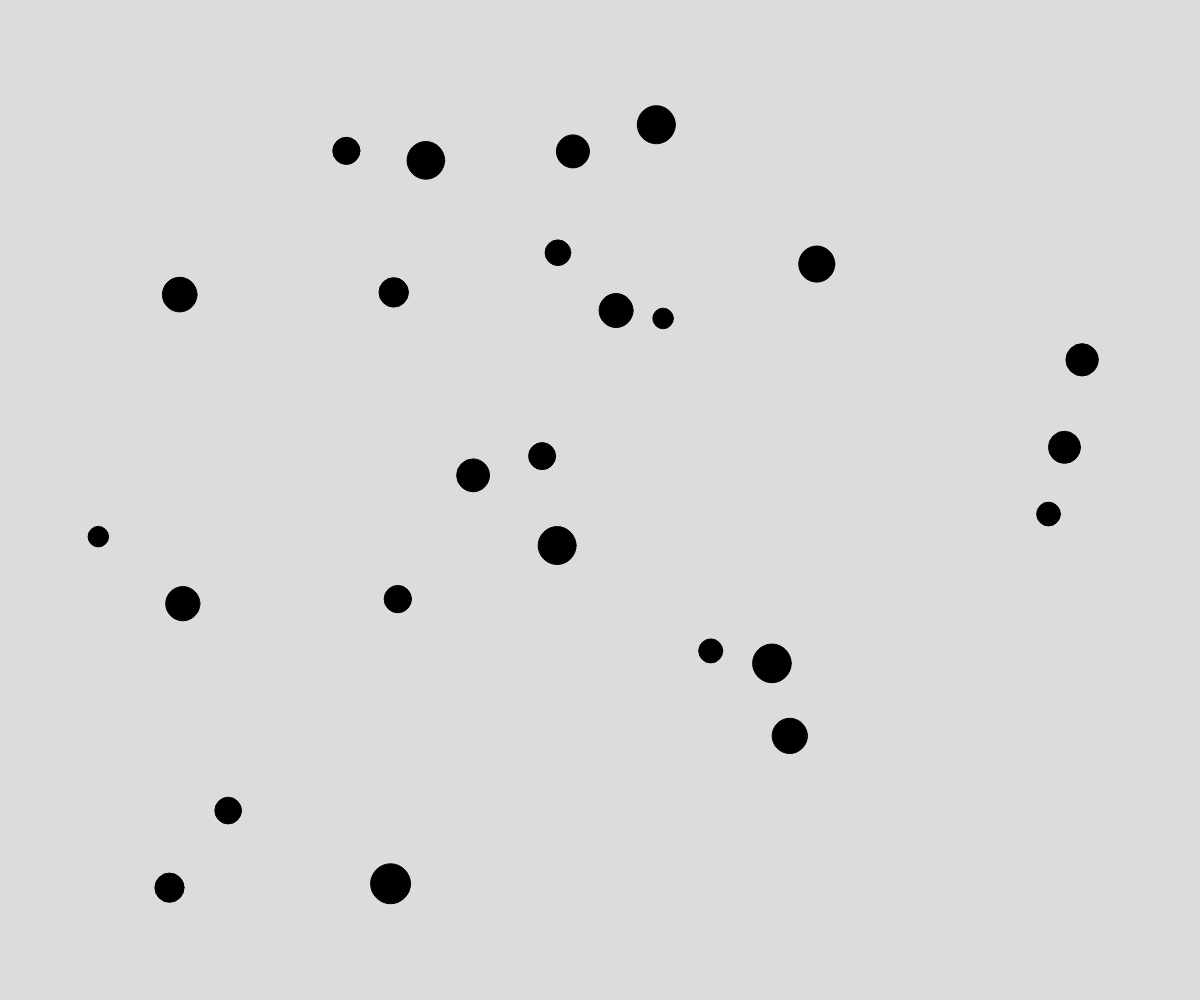
Frame 1 (no input)
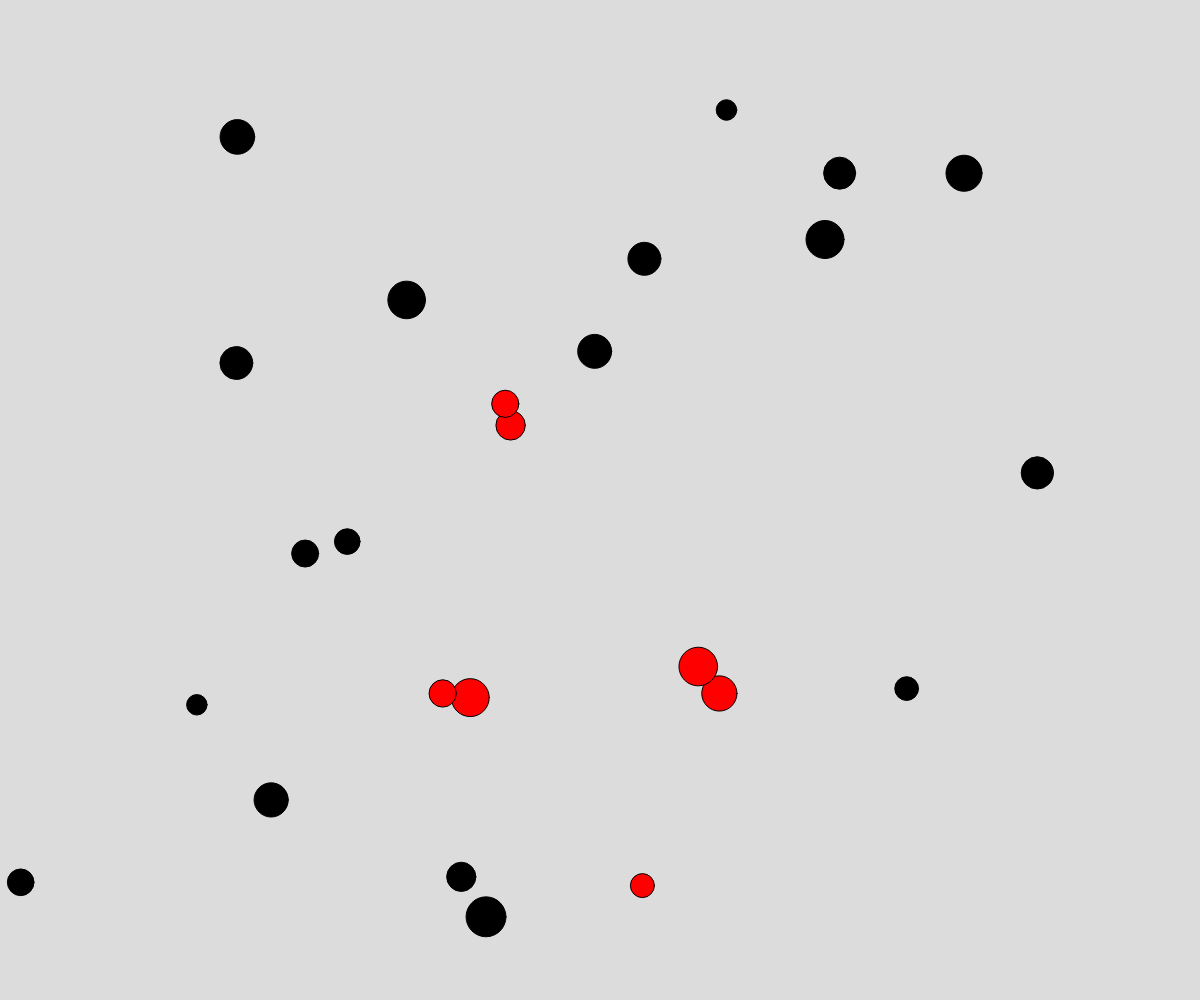
Frame 60 (no input)
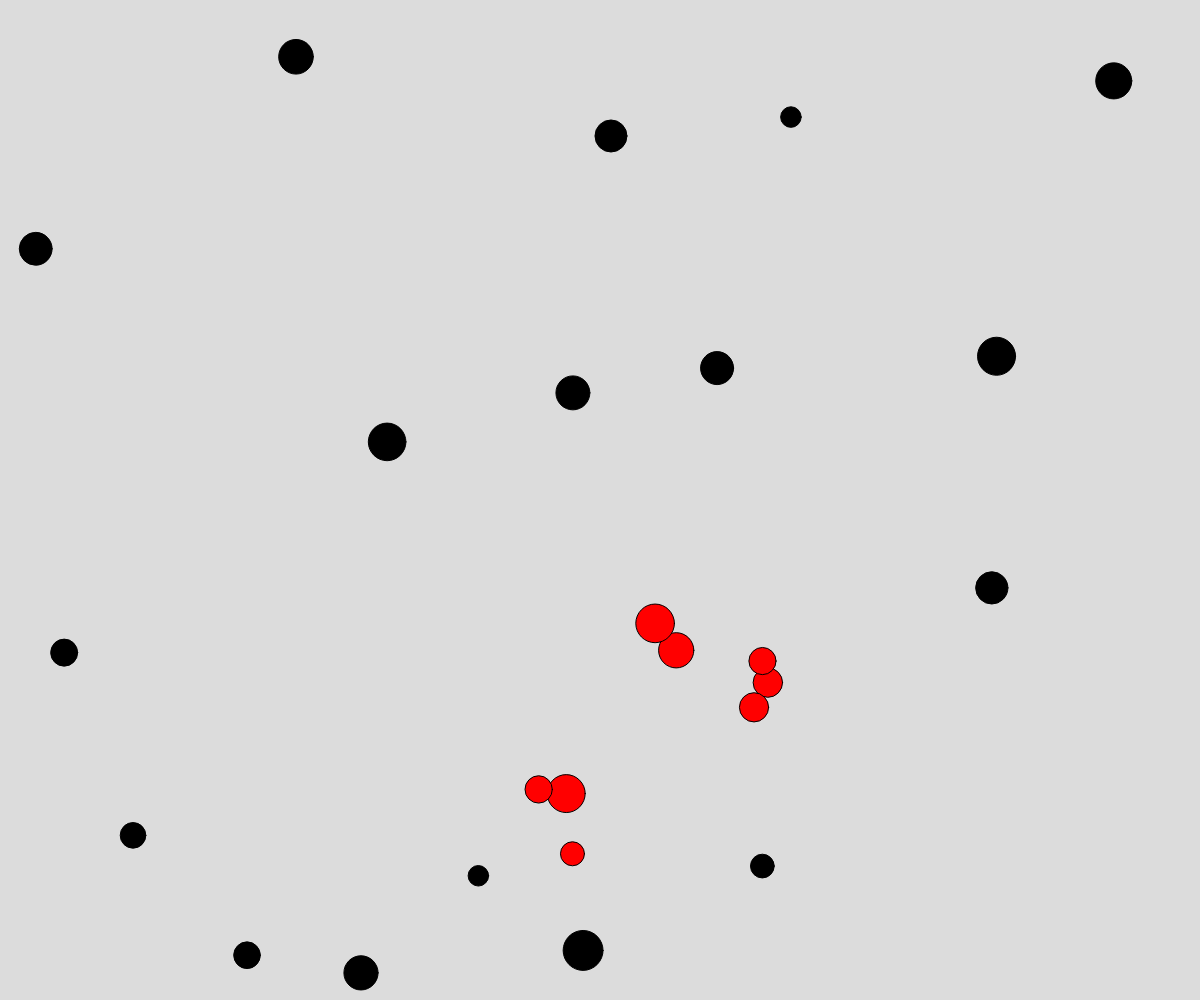
Frame 120 (the mouse pressed at the canvas centre since frame 60)

The p5.js sketch that drew these frames (run headless with seeded random() and noise() and a simulated clock; from frame 60 on, the mouse is pressed at the canvas centre):

// p5.js sketch
// ── sketch.js
// Ball Object demo- objects interactiing

let ballArray = [];

function setup() {
  createCanvas(windowWidth, windowHeight);

  //spawn lots of balls into the array
  for(let i = 0; i<25; i++){
    ballArray.push(new Ball(random(100, width - 100), random(100 , height - 100)));
  }
}

function draw() {
  background(220);

  for(let i = 0; i< ballArray.length; i++ ){
    ballArray[i].move();

    for(let j =0; j< ballArray.length; j++){
      if (i !== j) { // does not equal itself
        ballArray[i].collisionCheck(ballArray[j]);
      }
      
    }

    ballArray[i].display();
  }

}
class Ball {
  constructor(x, y){
    this.x = x;
    this.y = y;
    this.dx = random(-5,5);
    this.dy = random(-5,5);
    this.radius = random(10,20);
    this.fillColor = "black";
  }

  move(){
    this.x += this.dx;
    this.y += this.dy;

    //bounce on edge of screen
    if (this.x <= 0 + this.radius || this.x >= width - this.radius){
      this.dx *= -1;
    }
    if (this.y <= 0 + this.radius || this.y >= height - this.radius){
      this.dy *= -1;
    }
  }
    
  display(){
    fill(this.fillColor);
    circle(this.x, this.y, this.radius * 2);
  }

  collisionCheck(otherBall){
    let distanceApart = dist(this.x, this.y , otherBall.x, otherBall.y);
    let sumOfRadii = this.radius + otherBall.radius;
    if(distanceApart <= sumOfRadii){
      this.fillColor = "red";

      let tempDx = this.dx;
      let tempDY = this.dy;

      this.dx = otherBall.dx;
      this.dy = otherBall.dy;

      otherBall.dx = tempDx;
      otherBall.dx = tempDY;


    }
  }
}
